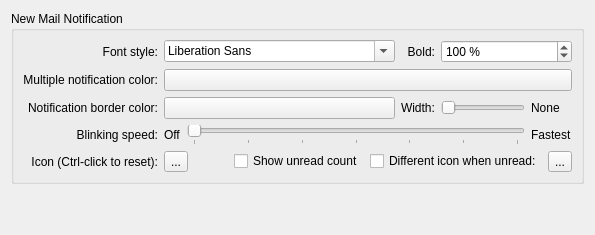
     <widget class="QWidget" name="tab">
      <attribute name="title">
       <string>General</string>
      </attribute>
      <layout class="QVBoxLayout" name="verticalLayout">
       <item>
        <widget class="QGroupBox" name="groupBox_2">
         <property name="title">
          <string>New Mail Notification</string>
         </property>
         <layout class="QGridLayout" name="gridLayout_2">
          <item row="0" column="1" colspan="2">
           <widget class="QFontComboBox" name="notificationFont"/>
          </item>
          <item row="3" column="2" colspan="3">
           <widget class="QSlider" name="sliderBlinkingSpeed">
            <property name="maximum">
             <number>30</number>
            </property>
            <property name="singleStep">
             <number>5</number>
            </property>
            <property name="pageStep">
             <number>5</number>
            </property>
            <property name="orientation">
             <enum>Qt::Horizontal</enum>
            </property>
            <property name="tickPosition">
             <enum>QSlider::TicksBelow</enum>
            </property>
           </widget>
          </item>
          <item row="4" column="1" colspan="5">
           <layout class="QHBoxLayout" name="horizontalLayout_9">
            <item>
             <widget class="QToolButton" name="btnNotificationIcon">
              <property name="text">
               <string notr="true">...</string>
              </property>
             </widget>
            </item>
            <item>
             <spacer name="horizontalSpacer_4">
              <property name="orientation">
               <enum>Qt::Horizontal</enum>
              </property>
              <property name="sizeHint" stdset="0">
               <size>
                <width>40</width>
                <height>20</height>
               </size>
              </property>
             </spacer>
            </item>
            <item>
             <widget class="QCheckBox" name="boxShowUnreadCount">
              <property name="whatsThis">
               <string>&lt;html&gt;&lt;head/&gt;&lt;body&gt;&lt;p&gt;If this box is checked, the Birdtray icon will show the number of unread emails.&lt;/p&gt;&lt;p&gt;&lt;br/&gt;If it is unchecked, no count will be shown, and you will only know about unread emails because of the blinking or different icon, depending on your settings.&lt;/p&gt;&lt;/body&gt;&lt;/html&gt;</string>
              </property>
              <property name="text">
               <string>Show unread count</string>
              </property>
             </widget>
            </item>
            <item>
             <widget class="QCheckBox" name="boxNotificationIconUnread">
              <property name="text">
               <string>Different icon when unread:</string>
              </property>
             </widget>
            </item>
            <item>
             <widget class="QToolButton" name="btnNotificationIconUnread">
              <property name="text">
               <string notr="true">...</string>
              </property>
             </widget>
            </item>
           </layout>
          </item>
          <item row="3" column="1">
           <widget class="QLabel" name="label_15">
            <property name="sizePolicy">
             <sizepolicy hsizetype="Fixed" vsizetype="Preferred">
              <horstretch>0</horstretch>
              <verstretch>0</verstretch>
             </sizepolicy>
            </property>
            <property name="text">
             <string>Off</string>
            </property>
           </widget>
          </item>
          <item row="3" column="5">
           <widget class="QLabel" name="label_16">
            <property name="sizePolicy">
             <sizepolicy hsizetype="Fixed" vsizetype="Preferred">
              <horstretch>0</horstretch>
              <verstretch>0</verstretch>
             </sizepolicy>
            </property>
            <property name="text">
             <string>Fastest</string>
            </property>
           </widget>
          </item>
          <item row="4" column="0">
           <widget class="QLabel" name="label_10">
            <property name="text">
             <string>Icon (Ctrl-click to reset):</string>
            </property>
            <property name="alignment">
             <set>Qt::AlignRight|Qt::AlignTrailing|Qt::AlignVCenter</set>
            </property>
           </widget>
          </item>
          <item row="1" column="0">
           <widget class="QLabel" name="label_3">
            <property name="whatsThis">
             <string>&lt;html&gt;&lt;head/&gt;&lt;body&gt;&lt;p&gt;This notification color will be used when more than one monitored account has unread emails.&lt;/p&gt;&lt;/body&gt;&lt;/html&gt;</string>
            </property>
            <property name="text">
             <string>Multiple notification color:</string>
            </property>
            <property name="alignment">
             <set>Qt::AlignRight|Qt::AlignTrailing|Qt::AlignVCenter</set>
            </property>
           </widget>
          </item>
          <item row="1" column="1" colspan="5">
           <widget class="ColorButton" name="btnNotificationColor">
            <property name="text">
             <string/>
            </property>
           </widget>
          </item>
          <item row="0" column="4" colspan="2">
           <widget class="QSpinBox" name="notificationFontWeight">
            <property name="toolTip">
             <string>&lt;html&gt;&lt;head/&gt;&lt;body&gt;&lt;p&gt;This changes the font thickness, i.e. makes the font bold.&lt;/p&gt;&lt;/body&gt;&lt;/html&gt;</string>
            </property>
            <property name="suffix">
             <string notr="true"> %</string>
            </property>
            <property name="maximum">
             <number>198</number>
            </property>
            <property name="singleStep">
             <number>2</number>
            </property>
            <property name="value">
             <number>100</number>
            </property>
           </widget>
          </item>
          <item row="3" column="0">
           <widget class="QLabel" name="label_4">
            <property name="text">
             <string>Blinking speed:</string>
            </property>
            <property name="alignment">
             <set>Qt::AlignRight|Qt::AlignTrailing|Qt::AlignVCenter</set>
            </property>
           </widget>
          </item>
          <item row="0" column="0">
           <widget class="QLabel" name="label_2">
            <property name="text">
             <string>Font style:</string>
            </property>
            <property name="alignment">
             <set>Qt::AlignRight|Qt::AlignTrailing|Qt::AlignVCenter</set>
            </property>
           </widget>
          </item>
          <item row="0" column="3">
           <widget class="QLabel" name="label_9">
            <property name="text">
             <string>Bold:</string>
            </property>
            <property name="alignment">
             <set>Qt::AlignRight|Qt::AlignTrailing|Qt::AlignVCenter</set>
            </property>
           </widget>
          </item>
          <item row="2" column="0">
           <widget class="QLabel" name="label_17">
            <property name="text">
             <string>Notification border color:</string>
            </property>
            <property name="alignment">
             <set>Qt::AlignRight|Qt::AlignTrailing|Qt::AlignVCenter</set>
            </property>
           </widget>
          </item>
          <item row="2" column="1" colspan="2">
           <widget class="ColorButton" name="borderColorButton">
            <property name="text">
             <string/>
            </property>
           </widget>
          </item>
          <item row="2" column="3">
           <widget class="QLabel" name="label_18">
            <property name="text">
             <string>Width:</string>
            </property>
           </widget>
          </item>
          <item row="2" column="4">
           <widget class="QSlider" name="borderWidthSlider">
            <property name="maximum">
             <number>100</number>
            </property>
            <property name="orientation">
             <enum>Qt::Horizontal</enum>
            </property>
           </widget>
          </item>
          <item row="2" column="5">
           <widget class="QLabel" name="borderWidthLabel">
            <property name="sizePolicy">
             <sizepolicy hsizetype="Fixed" vsizetype="Preferred">
              <horstretch>0</horstretch>
              <verstretch>0</verstretch>
             </sizepolicy>
            </property>
            <property name="text">
             <string>None</string>
            </property>
           </widget>
          </item>
         </layout>
        </widget>
       </item>
       <item>
        <spacer name="verticalSpacer_5">
         <property name="orientation">
          <enum>Qt::Vertical</enum>
         </property>
         <property name="sizeHint" stdset="0">
          <size>
           <width>20</width>
           <height>40</height>
          </size>
         </property>
        </spacer>
       </item>
      </layout>
     </widget>
